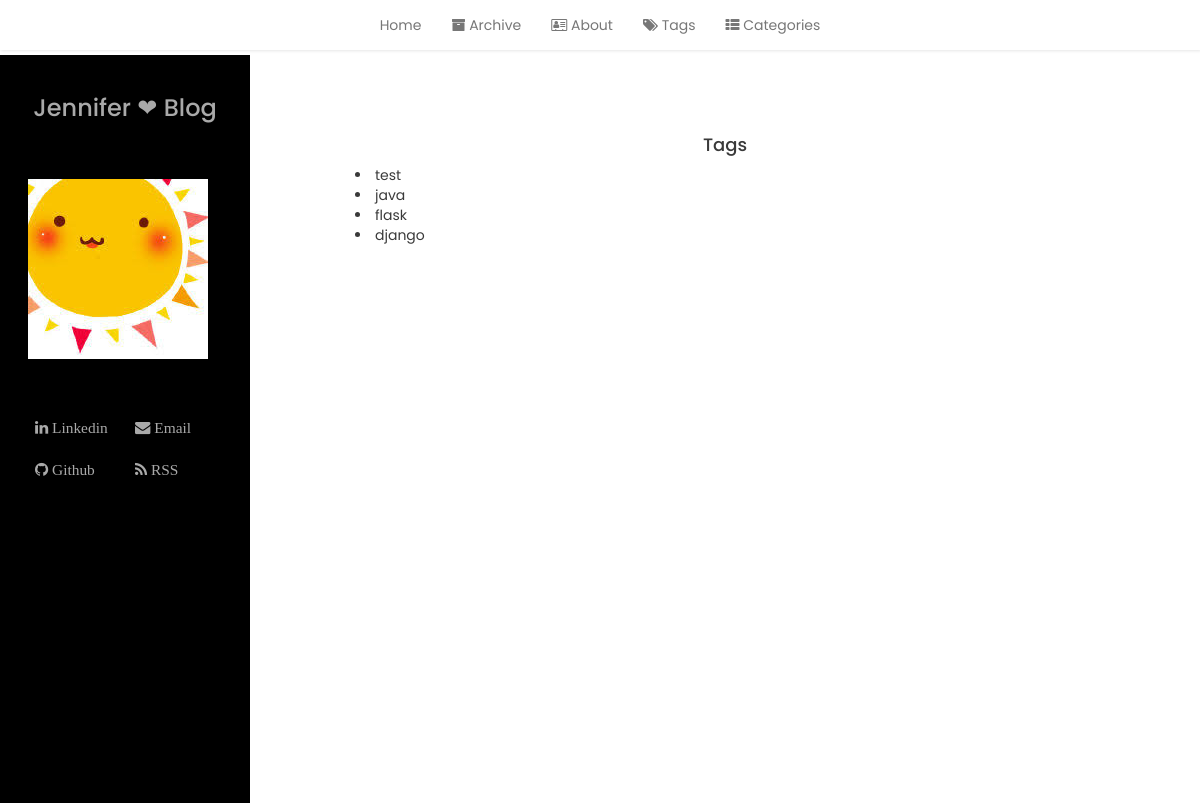
The app's page /tag/ with its own data.
### blog/models.py (models this page shows)
class Tag(models.Model):
    name = models.CharField(max_length=100, unique=True)
    slug = models.SlugField(max_length=100, unique=True)
    author = models.ForeignKey(Author)
    def __str__(self):
        return self.name
    def get_absolute_url(self):
        return reverse('post_by_tag', args=[self.slug])

### blog/views.py (the view)
# urls.py: url(r'^tag/$', views.tag_list, name='tag_list'),
def tag_list(request):
    tags = Tag.objects.order_by("-id").all()
    return render(request, 'blog/tag_list.html', {'tags': tags})

### blog/templates/blog/tag_list.html (shortened to what this page needs)
{% extends "blog/base.html"  %}
{% block content %}
    <h4 class = "entry-title">Tags</h4>
    {% for tag in tags %}
        <li><a href="{{ tag.get_absolute_url }}">{{ tag }}</a></li>
    {% empty %}
        None
    {% endfor %}
{% endblock %}

### static/blog/css/blog.css (style rules this page uses)
body { font-family: 'Poppins', sans-serif; background: #fafafa; height:100%; background:url(https://source.unsplash.com/iVVBVb2RqLc/1600x900); }
a, a:hover, a:focus { color: inherit; text-decoration: none; transition: all 0.3s; }
.entry-title { text-align: center; }

### records on screen
Tag: name "test"
Tag: name "java"
Tag: name "flask"
Tag: name "django"
